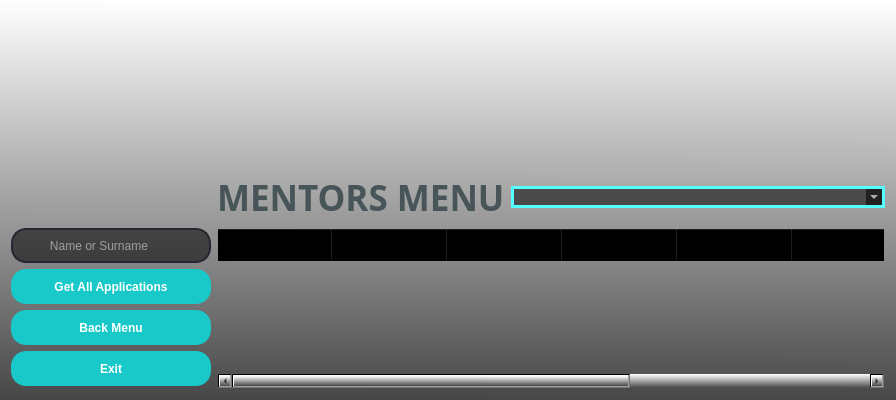
<?xml version="1.0" encoding="UTF-8"?>
<ui version="4.0">
 <class>FormMentor</class>
 <widget class="QWidget" name="FormMentor">
  <property name="geometry">
   <rect>
    <x>0</x>
    <y>0</y>
    <width>896</width>
    <height>400</height>
   </rect>
  </property>
  <property name="minimumSize">
   <size>
    <width>0</width>
    <height>0</height>
   </size>
  </property>
  <property name="maximumSize">
   <size>
    <width>65000</width>
    <height>65000</height>
   </size>
  </property>
  <property name="windowTitle">
   <string>MENTOR MENU</string>
  </property>
  <property name="windowIcon">
   <iconset>
    <normaloff>pictures/werhere_icon.png</normaloff>pictures/werhere_icon.png</iconset>
  </property>
  <property name="styleSheet">
   <string notr="true">background-color: qlineargradient(spread:pad, x1:0.489, y1:1, x2:0.494, y2:0, stop:0 rgba(71, 71, 71, 255), stop:1 rgba(255, 255, 255, 255));</string>
  </property>
  <layout class="QGridLayout" name="gridLayout">
   <item row="0" column="0" rowspan="3" alignment="Qt::AlignLeft|Qt::AlignTop">
    <widget class="QLabel" name="labelPicture">
     <property name="sizePolicy">
      <sizepolicy hsizetype="Preferred" vsizetype="Preferred">
       <horstretch>0</horstretch>
       <verstretch>0</verstretch>
      </sizepolicy>
     </property>
     <property name="maximumSize">
      <size>
       <width>150</width>
       <height>150</height>
      </size>
     </property>
     <property name="styleSheet">
      <string notr="true">background-color: rgba(0, 0, 0,0%);</string>
     </property>
     <property name="text">
      <string/>
     </property>
     <property name="pixmap">
      <pixmap>pictures/mentor_menu.png</pixmap>
     </property>
     <property name="scaledContents">
      <bool>true</bool>
     </property>
    </widget>
   </item>
   <item row="3" column="0">
    <widget class="QLineEdit" name="lineEditSearch">
     <property name="enabled">
      <bool>true</bool>
     </property>
     <property name="minimumSize">
      <size>
       <width>0</width>
       <height>35</height>
      </size>
     </property>
     <property name="maximumSize">
      <size>
       <width>200</width>
       <height>16777215</height>
      </size>
     </property>
     <property name="focusPolicy">
      <enum>Qt::StrongFocus</enum>
     </property>
     <property name="styleSheet">
      <string notr="true">QLineEdit {
  border: 2px solid rgb(38, 38, 48);
  border-radius: 15px;
  color: #FFF;
  padding-left: 15px;
  background-color: rgba(0, 0, 0,55%);
 
}

QLineEdit:hover {
	border: 2px solid rgb(0, 255, 255);
}

 QLineEdit:focus  {
  border: 2px solid rgb(35, 218, 233);
  background-color: rgb(47, 47, 47);
}

   



</string>
     </property>
     <property name="text">
      <string/>
     </property>
     <property name="placeholderText">
      <string>      Name or Surname</string>
     </property>
    </widget>
   </item>
   <item row="5" column="0">
    <widget class="QPushButton" name="pushButtonBackMenu">
     <property name="minimumSize">
      <size>
       <width>0</width>
       <height>35</height>
      </size>
     </property>
     <property name="maximumSize">
      <size>
       <width>200</width>
       <height>16777215</height>
      </size>
     </property>
     <property name="font">
      <font>
       <family>Arial</family>
       <weight>75</weight>
       <bold>true</bold>
      </font>
     </property>
     <property name="styleSheet">
      <string notr="true">QPushButton{
	border-radius : 15px;
	background-color : rgb(25, 200, 200);
	color: rgb(255, 255, 255);
}
QPushButton:hover{
	background-color: rgb(20, 135, 135);
 border: 2px solid rgb(162, 0, 0);
}</string>
     </property>
     <property name="text">
      <string>Back Menu</string>
     </property>
    </widget>
   </item>
   <item row="4" column="0">
    <widget class="QPushButton" name="pushButtonGetAllApplications">
     <property name="minimumSize">
      <size>
       <width>0</width>
       <height>35</height>
      </size>
     </property>
     <property name="maximumSize">
      <size>
       <width>200</width>
       <height>16777215</height>
      </size>
     </property>
     <property name="font">
      <font>
       <family>Arial</family>
       <weight>75</weight>
       <bold>true</bold>
      </font>
     </property>
     <property name="styleSheet">
      <string notr="true">QPushButton{
	border-radius : 15px;
	background-color : rgb(25, 200, 200);
	color: rgb(255, 255, 255);
}
QPushButton:hover{
	background-color: rgb(20, 135, 135);
 border: 2px solid rgb(162, 0, 0);
}</string>
     </property>
     <property name="text">
      <string>Get All Applications</string>
     </property>
    </widget>
   </item>
   <item row="6" column="0">
    <widget class="QPushButton" name="pushButtonExit">
     <property name="minimumSize">
      <size>
       <width>0</width>
       <height>35</height>
      </size>
     </property>
     <property name="maximumSize">
      <size>
       <width>200</width>
       <height>16777215</height>
      </size>
     </property>
     <property name="font">
      <font>
       <family>Arial</family>
       <weight>75</weight>
       <bold>true</bold>
      </font>
     </property>
     <property name="styleSheet">
      <string notr="true">QPushButton{
	border-radius : 15px;
	background-color : rgb(25, 200, 200);
	color: rgb(255, 255, 255);
}
QPushButton:hover{
	background-color: rgb(20, 135, 135);
 border: 2px solid rgb(162, 0, 0);
}</string>
     </property>
     <property name="text">
      <string>Exit</string>
     </property>
    </widget>
   </item>
   <item row="2" column="3" colspan="3">
    <widget class="QComboBox" name="comboBoxFilterOptions">
     <property name="styleSheet">
      <string notr="true">border-radius : 15px;
border: 3px solid rgb(85, 255, 255);
background-color: rgba(0, 0, 0,55%);
color: rgb(255, 255, 255);
</string>
     </property>
    </widget>
   </item>
   <item row="7" column="0">
    <spacer name="verticalSpacer">
     <property name="orientation">
      <enum>Qt::Vertical</enum>
     </property>
     <property name="sizeHint" stdset="0">
      <size>
       <width>20</width>
       <height>40</height>
      </size>
     </property>
    </spacer>
   </item>
   <item row="1" column="1" alignment="Qt::AlignLeft|Qt::AlignTop">
    <widget class="QLabel" name="labelLogo_2">
     <property name="sizePolicy">
      <sizepolicy hsizetype="Preferred" vsizetype="Preferred">
       <horstretch>0</horstretch>
       <verstretch>0</verstretch>
      </sizepolicy>
     </property>
     <property name="minimumSize">
      <size>
       <width>0</width>
       <height>150</height>
      </size>
     </property>
     <property name="maximumSize">
      <size>
       <width>16777215</width>
       <height>150</height>
      </size>
     </property>
     <property name="styleSheet">
      <string notr="true">background-color: rgba(0, 0, 0,0%);</string>
     </property>
     <property name="text">
      <string/>
     </property>
     <property name="pixmap">
      <pixmap>pictures/logo1.ico</pixmap>
     </property>
    </widget>
   </item>
   <item row="3" column="1" rowspan="5" colspan="5">
    <widget class="QTableWidget" name="tableWidget">
     <property name="cursor" stdset="0">
      <cursorShape>PointingHandCursor</cursorShape>
     </property>
     <property name="styleSheet">
      <string notr="true">background-color: rgba(0, 0, 0,0%);</string>
     </property>
     <property name="autoScrollMargin">
      <number>16</number>
     </property>
     <attribute name="horizontalHeaderDefaultSectionSize">
      <number>115</number>
     </attribute>
     <attribute name="horizontalHeaderShowSortIndicator" stdset="0">
      <bool>true</bool>
     </attribute>
     <column>
      <property name="text">
       <string>Interview Date</string>
      </property>
     </column>
     <column>
      <property name="text">
       <string>Candidate Name 
Surname</string>
      </property>
     </column>
     <column>
      <property name="text">
       <string>Mentor Name
Surname</string>
      </property>
     </column>
     <column>
      <property name="text">
       <string>IT Knowledge</string>
      </property>
     </column>
     <column>
      <property name="text">
       <string>Availability</string>
      </property>
     </column>
     <column>
      <property name="text">
       <string>Thoughts About 
  the Candidate</string>
      </property>
     </column>
     <column>
      <property name="text">
       <string>Candidate's 
Attendance Status</string>
      </property>
     </column>
     <column>
      <property name="text">
       <string>Comments About 
the Candidate</string>
      </property>
     </column>
    </widget>
   </item>
   <item row="1" column="2" colspan="2">
    <widget class="QLabel" name="label">
     <property name="sizePolicy">
      <sizepolicy hsizetype="Preferred" vsizetype="Preferred">
       <horstretch>0</horstretch>
       <verstretch>0</verstretch>
      </sizepolicy>
     </property>
     <property name="minimumSize">
      <size>
       <width>0</width>
       <height>150</height>
      </size>
     </property>
     <property name="maximumSize">
      <size>
       <width>16777215</width>
       <height>150</height>
      </size>
     </property>
     <property name="styleSheet">
      <string notr="true">background-color: rgba(0, 0, 0,0%);</string>
     </property>
     <property name="text">
      <string/>
     </property>
     <property name="pixmap">
      <pixmap resource="pictures/a.qrc">:/logo2.png</pixmap>
     </property>
    </widget>
   </item>
   <item row="2" column="1" colspan="2">
    <widget class="QLabel" name="labelMentors">
     <property name="font">
      <font>
       <family>Arial Black</family>
       <pointsize>26</pointsize>
       <weight>75</weight>
       <bold>true</bold>
      </font>
     </property>
     <property name="styleSheet">
      <string notr="true">background-color: rgba(0, 0, 0,0%);
color: rgb(71, 84, 88);</string>
     </property>
     <property name="text">
      <string>MENTORS MENU</string>
     </property>
    </widget>
   </item>
   <item row="1" column="4">
    <spacer name="horizontalSpacer">
     <property name="orientation">
      <enum>Qt::Horizontal</enum>
     </property>
     <property name="sizeHint" stdset="0">
      <size>
       <width>40</width>
       <height>20</height>
      </size>
     </property>
    </spacer>
   </item>
  </layout>
 </widget>
 <tabstops>
  <tabstop>lineEditSearch</tabstop>
  <tabstop>pushButtonGetAllApplications</tabstop>
  <tabstop>tableWidget</tabstop>
  <tabstop>comboBoxFilterOptions</tabstop>
  <tabstop>pushButtonBackMenu</tabstop>
  <tabstop>pushButtonExit</tabstop>
 </tabstops>
 <resources>
  <include location="pictures/a.qrc"/>
 </resources>
 <connections/>
</ui>
